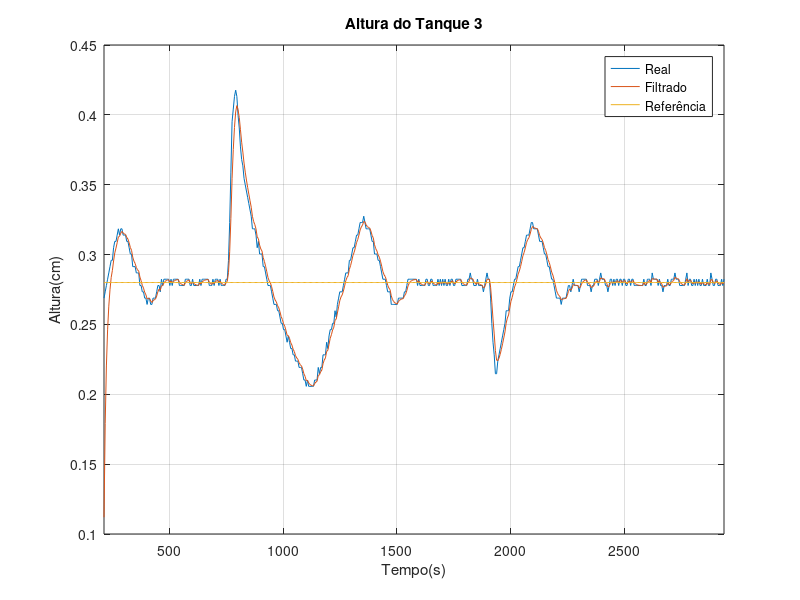
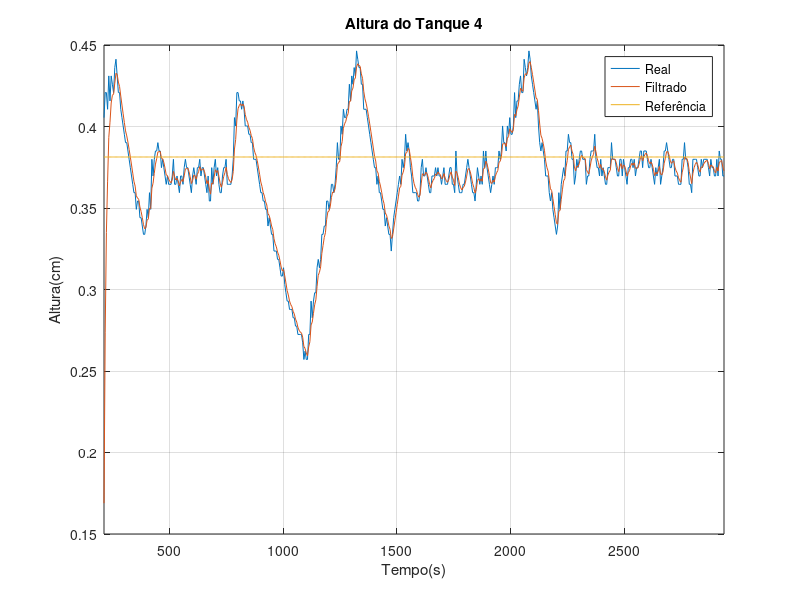
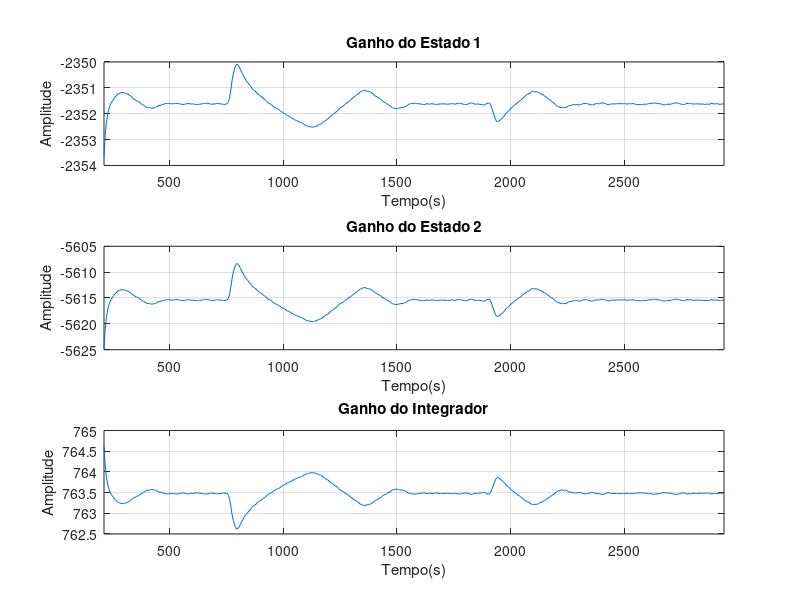
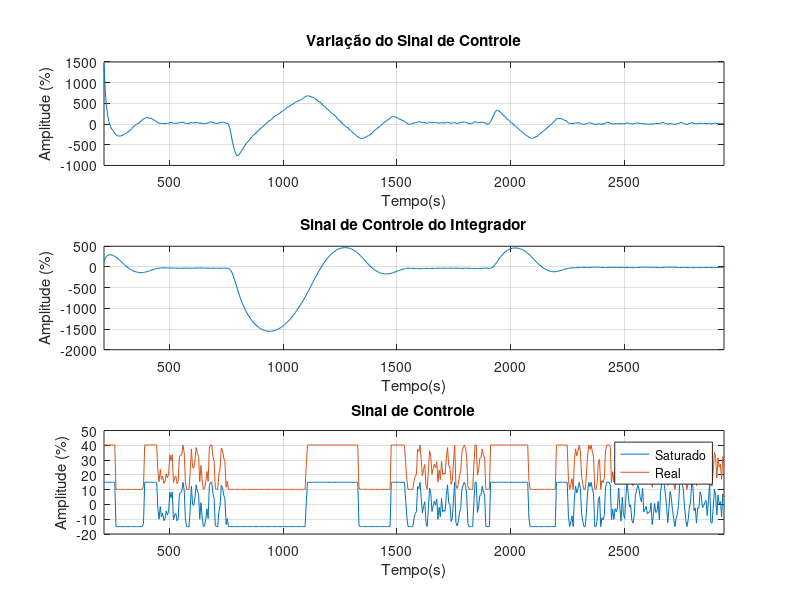

Write MATLAB code to recreate these figures, in order.
clear
clc
%%
load('larissa_tarsis_LPV_saturacao_perturbacao_degrau_unitario_15.mat')
%%
% Conversão do Sinal de Controle de Operação em Referência
sp_q = uop*16.4 + 357.3;
sp_h3 = ((sp_q - 309.9)/87.07).^2;
sp_h4 = (sp_q - 431.2)/33.51 + sp_h3;
%%
figure
plot(t(42:560),h3*1e-2);
hold on
plot(t(42:560),h3f);
plot(t(42:560),sp_h3*1e-2);
xlabel('Tempo(s)')
ylabel('Altura(cm)')
xlim([211.7 2938])
grid on
title('Altura do Tanque 3')
legend('Real','Filtrado','Referência')
%%
figure
plot(t(42:560),h4*1e-2);
hold on
plot(t(42:560),h4f);
plot(t(42:560),sp_h4*1e-2);
xlabel('Tempo(s)')
ylabel('Altura(cm)')
xlim([211.7 2938])
grid on
title('Altura do Tanque 4')
legend('Real','Filtrado','Referência')
%%
figure
subplot(3,1,1)
plot(t(42:560),K1)
title('Ganho do Estado 1')
ylabel('Amplitude')
xlabel('Tempo(s)')
grid on
xlim([211.7 2938])
subplot(3,1,2)
plot(t(42:560),K2)
title('Ganho do Estado 2')
ylabel('Amplitude')
xlabel('Tempo(s)')
grid on
xlim([211.7 2938])
subplot(3,1,3)
plot(t(42:560),Ka)
title('Ganho do Integrador')
ylabel('Amplitude')
xlabel('Tempo(s)')
grid on
xlim([211.7 2938])
%%
figure
subplot(3,1,1)
plot(t(42:560),du)
title('Variação do Sinal de Controle')
ylabel('Amplitude (%)')
xlabel('Tempo(s)')
grid on
xlim([211.7 2938])
subplot(3,1,2)
plot(t(42:560),u_i)
title('Sinal de Controle do Integrador')
ylabel('Amplitude (%)')
xlabel('Tempo(s)')
grid on
xlim([211.7 2938])
subplot(3,1,3)
plot(t(42:560),u_s)
hold on
plot(t(42:560),u)
title('Sinal de Controle')
ylabel('Amplitude (%)')
xlabel('Tempo(s)')
legend('Saturado','Real')
grid on
xlim([211.7 2938])
%%
figure
plot(t(42:560),erro)
title('Erro')
ylabel('Amplitude (%)')
xlabel('Tempo(s)')
xlim([211.7 2938])
grid on
%%
figure
plot(t(42:560),x_i)
title('Estado do Integrador')
ylabel('Amplitude (%)')
xlabel('Tempo(s)')
xlim([211.7 2938])
grid on